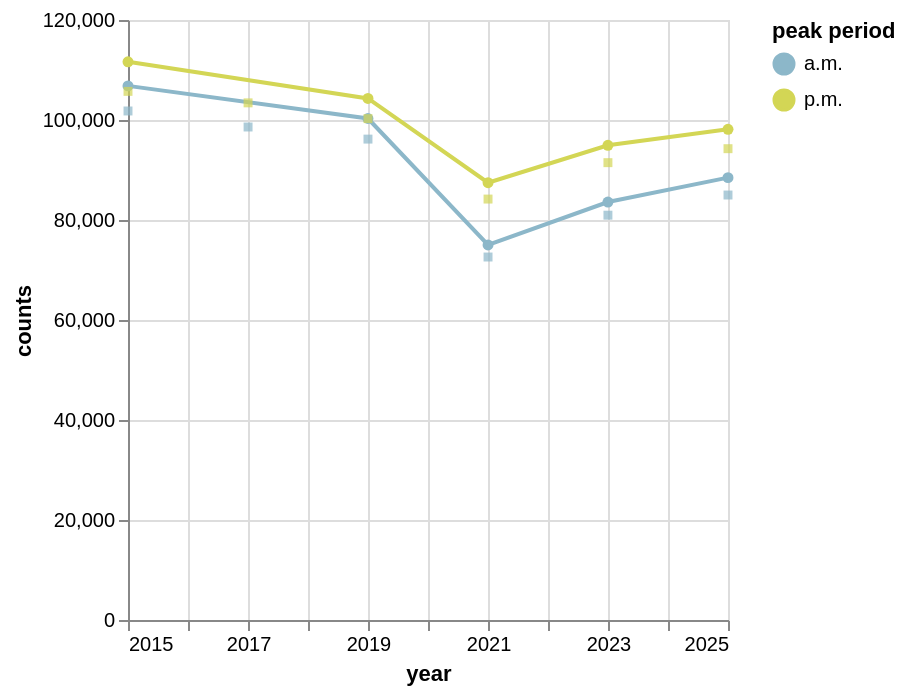

The code cell stored with this chart in its notebook:
### Code cell
# Weekday average a.m./p.m. peak traffic counts for all years
save_filepath_stem = Path(figs_dir) / "midblock-peak"
totals_chart(
    totals_complete_peak_long,
    totals_repeated_peak_long,
    save_filepath_stem,
    peak=True,
)

### Figure 1 — Vega-Lite specification as saved in the notebook (floating-point values rounded to 4 significant figures)
{"config": {"view": {"continuousWidth": 300, "continuousHeight": 300}}, "layer": [{"data": {"name": "data-75ec73aee1e326fb1c33b633124e6dcd"}, "mark": {"type": "line", "opacity": 1, "point": true}, "encoding": {"color": {"field": "peak period", "scale": {"domain": ["a.m.", "p.m."], "range": ["#8cb7c9", "#d3d655"]}, "type": "nominal"}, "tooltip": [{"field": "year", "type": "quantitative"}, {"field": "peak period", "type": "nominal"}, {"field": "counts", "type": "quantitative"}], "x": {"field": "datetime", "title": "year", "type": "temporal"}, "y": {"field": "counts", "type": "quantitative"}}}, {"data": {"name": "data-3982302e94f79cc0c47616918635a570"}, "mark": {"type": "point", "filled": true, "shape": "square", "size": 20}, "encoding": {"color": {"field": "peak period", "scale": {"domain": ["a.m.", "p.m."], "range": ["#8cb7c9", "#d3d655"]}, "type": "nominal"}, "tooltip": [{"field": "year", "type": "quantitative"}, {"field": "peak period", "type": "nominal"}, {"field": "counts", "type": "quantitative"}], "x": {"field": "datetime", "title": "year", "type": "temporal"}, "y": {"field": "counts", "type": "quantitative"}}}], "$schema": "https://vega.github.io/schema/vega-lite/v5.20.1.json", "datasets": {"data-75ec73aee1e326fb1c33b633124e6dcd": [{"year": 2015, "peak period": "location_id_nodir_2023", "counts": 605, "datetime": "2015-01-01T00:00:00"}, {"year": 2019, "peak period": "location_id_nodir_2023", "counts": 605, "datetime": "2019-01-01T00:00:00"}, {"year": 2021, "peak period": "location_id_nodir_2023", "counts": 605, "datetime": "2021-01-01T00:00:00"}, {"year": 2023, "peak period": "location_id_nodir_2023", "counts": 605, "datetime": "2023-01-01T00:00:00"}, {"year": 2025, "peak period": "location_id_nodir_2023", "counts": 605, "datetime": "2025-01-01T00:00:00"}, {"year": 2015, "peak period": "a.m.", "counts": 106824, "datetime": "2015-01-01T00:00:00"}, {"year": 2019, "peak period": "a.m.", "counts": 100300, "datetime": "2019-01-01T00:00:00"}, {"year": 2021, "peak period": "a.m.", "counts": 75013, "datetime": "2021-01-01T00:00:00"}, {"year": 2023, "peak period": "a.m.", "counts": 83597, "datetime": "2023-01-01T00:00:00"}, {"year": 2025, "peak period": "a.m.", "counts": 88473, "datetime": "2025-01-01T00:00:00"}, {"year": 2015, "peak period": "p.m.", "counts": 111644, "datetime": "2015-01-01T00:00:00"}, {"year": 2019, "peak period": "p.m.", "counts": 104304, "datetime": "2019-01-01T00:00:00"}, {"year": 2021, "peak period": "p.m.", "counts": 87455, "datetime": "2021-01-01T00:00:00"}, {"year": 2023, "peak period": "p.m.", "counts": 94945, "datetime": "2023-01-01T00:00:00"}, {"year": 2025, "peak period": "p.m.", "counts": 98146, "datetime": "2025-01-01T00:00:00"}], "data-3982302e94f79cc0c47616918635a570": [{"year": 2015, "peak period": "location_id_nodir_2023", "counts": 577, "datetime": "2015-01-01T00:00:00"}, {"year": 2017, "peak period": "location_id_nodir_2023", "counts": 577, "datetime": "2017-01-01T00:00:00"}, {"year": 2019, "peak period": "location_id_nodir_2023", "counts": 577, "datetime": "2019-01-01T00:00:00"}, {"year": 2021, "peak period": "location_id_nodir_2023", "counts": 577, "datetime": "2021-01-01T00:00:00"}, {"year": 2023, "peak period": "location_id_nodir_2023", "counts": 577, "datetime": "2023-01-01T00:00:00"}, {"year": 2025, "peak period": "location_id_nodir_2023", "counts": 577, "datetime": "2025-01-01T00:00:00"}, {"year": 2015, "peak period": "a.m.", "counts": 101802, "datetime": "2015-01-01T00:00:00"}, {"year": 2017, "peak period": "a.m.", "counts": 98599, "datetime": "2017-01-01T00:00:00"}, {"year": 2019, "peak period": "a.m.", "counts": 96180, "datetime": "2019-01-01T00:00:00"}, {"year": 2021, "peak period": "a.m.", "counts": 72597, "datetime": "2021-01-01T00:00:00"}, {"year": 2023, "peak period": "a.m.", "counts": 80964, "datetime": "2023-01-01T00:00:00"}, {"year": 2025, "peak period": "a.m.", "counts": 84995, "datetime": "2025-01-01T00:00:00"}, {"year": 2015, "peak period": "p.m.", "counts": 105725, "datetime": "2015-01-01T00:00:00"}, {"year": 2017, "peak period": "p.m.", "counts": 103430, "datetime": "2017-01-01T00:00:00"}, {"year": 2019, "peak period": "p.m.", "counts": 100273, "datetime": "2019-01-01T00:00:00"}, {"year": 2021, "peak period": "p.m.", "counts": 84186, "datetime": "2021-01-01T00:00:00"}, {"year": 2023, "peak period": "p.m.", "counts": 91468, "datetime": "2023-01-01T00:00:00"}, {"year": 2025, "peak period": "p.m.", "counts": 94264, "datetime": "2025-01-01T00:00:00"}]}}
